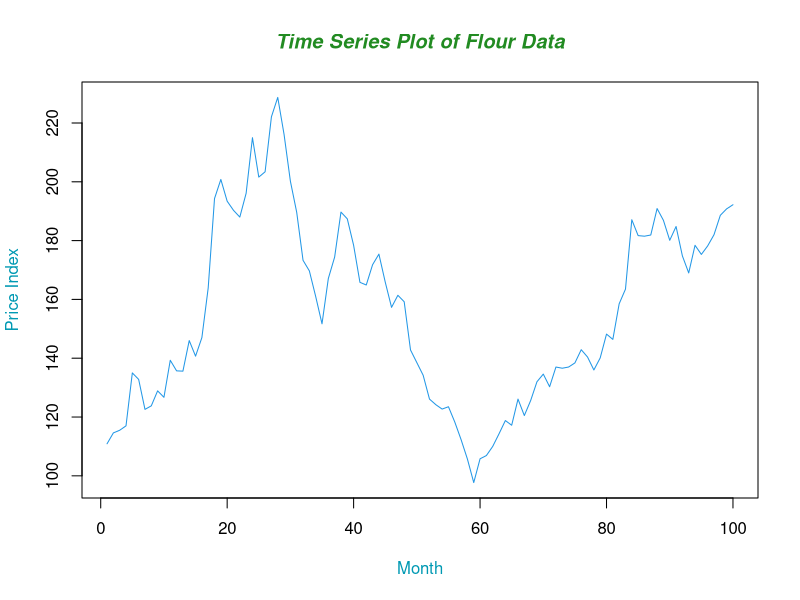
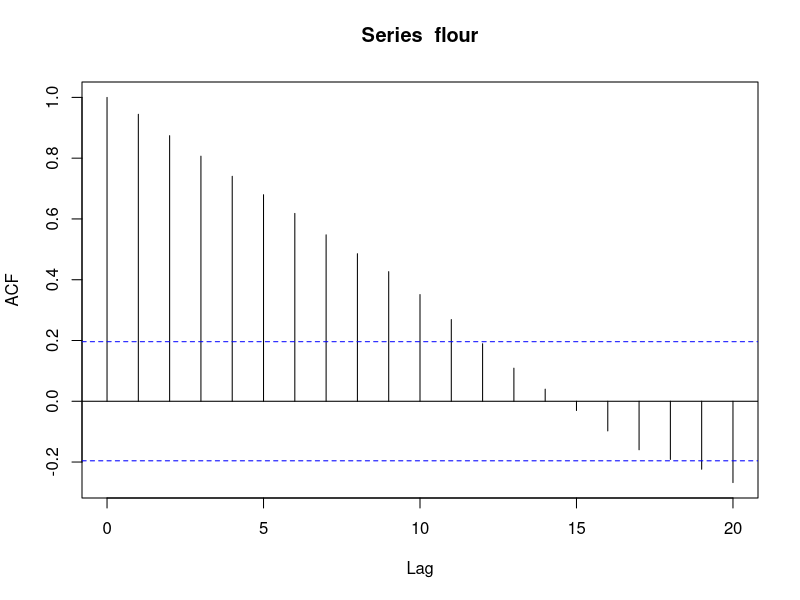
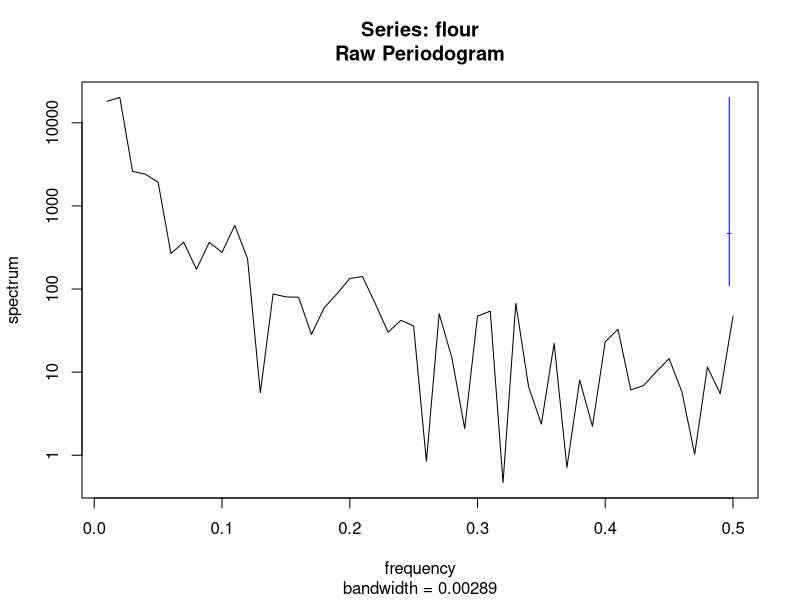
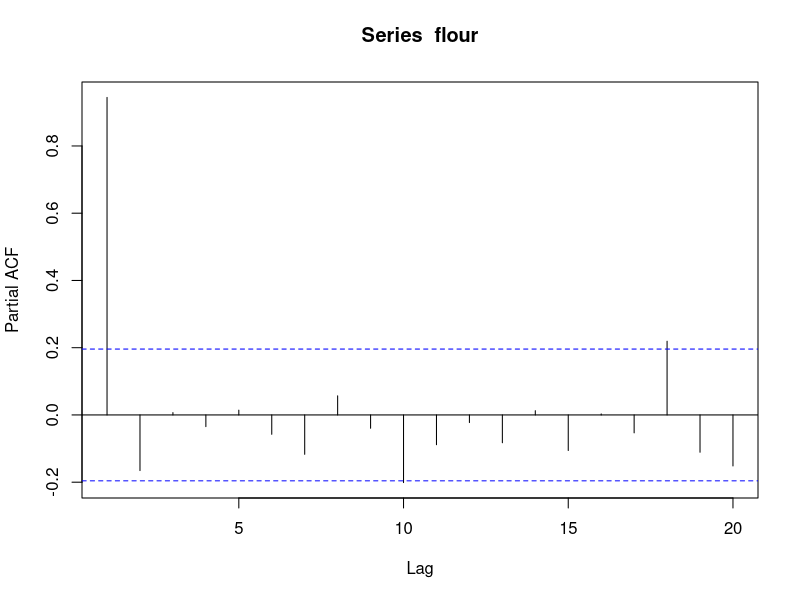

R code for these plots, in order:
####Preamble####

library(stats)

####Question 2####

#Part a
setwd("~/Documents/Time_Series")
flour <- scan(file="flour.txt")
flour <- ts(flour)
View(flour)

plot(flour,  type="l", col=4,lty=1, ann=FALSE)
title(xlab="Month", col.lab=rgb(0,0.6,.7))
title(ylab="Price Index" , col.lab=rgb(0,0.6,.7))
title(main="Time Series Plot of Flour Data", 
      col.main="forestgreen", font.main=4)

#Part b

acf(flour)
spec.pgram(flour)
pacf(flour)
